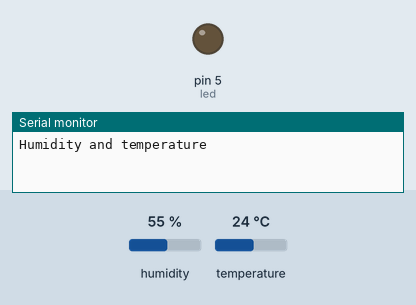
This sketch was run on a simulated Arduino Uno, built with avr-gcc and run on an emulated ATmega328P. Parts: output pins drawn as LEDs (lit = HIGH), the last lines printed to the serial monitor. The test bench sets the inputs (shaded band); at power-on: humidity 55 %, temperature 24 °C.

Above: at 0.1 s.
At 1.6 s:
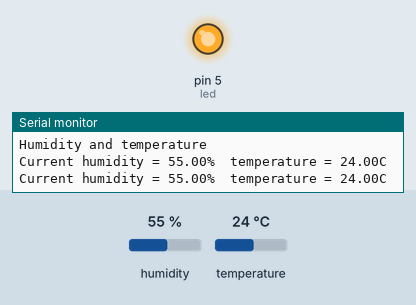
Timing chart, 0 to 3.1 s (numbered marks = the images above):
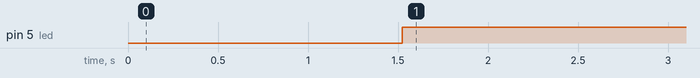

Measured:
- by itself, pin 5 (led): LOW → HIGH at 1.5 s

The sketch:

nodemcu_and_temp.ino
```cpp
#include "DHT.h"        // including the library of DHT11 temperature and humidity sensor
#define DHTTYPE DHT11   // DHT 11

#define dht_dpin 4
DHT dht(dht_dpin, DHTTYPE);
const int led = 5;
void setup(void)
{
  pinMode(led,OUTPUT);
  dht.begin();
  Serial.begin(9600);
  Serial.println("Humidity and temperature\n\n");
  delay(700);

}
void loop() {
    float h = dht.readHumidity();
    float t = dht.readTemperature();
    Serial.print("Current humidity = ");
    Serial.print(h);
    Serial.print("%  ");
    Serial.print("temperature = ");
    Serial.print(t);
    Serial.println("C  ");
  delay(800);
  if (t < 27)

{
  digitalWrite(led,HIGH);

}

else
{

 digitalWrite(led,LOW);

}

}
```
